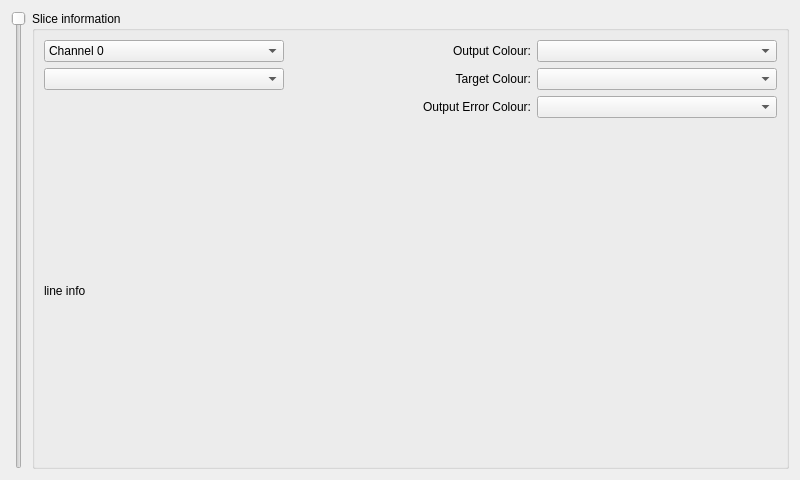
<?xml version="1.0" encoding="UTF-8"?>
<ui version="4.0">
 <class>LSHGridView</class>
 <widget class="QWidget" name="LSHGridView">
  <property name="geometry">
   <rect>
    <x>0</x>
    <y>0</y>
    <width>800</width>
    <height>480</height>
   </rect>
  </property>
  <property name="windowTitle">
   <string>LSH Grid View</string>
  </property>
  <layout class="QHBoxLayout" name="horizontalLayout">
   <item>
    <layout class="QHBoxLayout" name="view_lay"/>
   </item>
   <item>
    <widget class="QSlider" name="lineSlider">
     <property name="orientation">
      <enum>Qt::Vertical</enum>
     </property>
     <property name="invertedAppearance">
      <bool>true</bool>
     </property>
    </widget>
   </item>
   <item>
    <widget class="QGroupBox" name="info_grp">
     <property name="title">
      <string>Slice information</string>
     </property>
     <property name="flat">
      <bool>true</bool>
     </property>
     <layout class="QGridLayout" name="infoGrp_lay">
      <item row="0" column="0">
       <widget class="QComboBox" name="channel">
        <item>
         <property name="text">
          <string>Channel 0</string>
         </property>
        </item>
        <item>
         <property name="text">
          <string>Channel 1</string>
         </property>
        </item>
        <item>
         <property name="text">
          <string>Channel 2</string>
         </property>
        </item>
        <item>
         <property name="text">
          <string>Channel 3</string>
         </property>
        </item>
       </widget>
      </item>
      <item row="5" column="0" colspan="3">
       <widget class="QLabel" name="lineInfo_lbl">
        <property name="text">
         <string>line info</string>
        </property>
       </widget>
      </item>
      <item row="1" column="0">
       <widget class="QComboBox" name="curve"/>
      </item>
      <item row="0" column="1">
       <widget class="QLabel" name="outputColour_lbl">
        <property name="text">
         <string>Output Colour:</string>
        </property>
        <property name="alignment">
         <set>Qt::AlignRight|Qt::AlignTrailing|Qt::AlignVCenter</set>
        </property>
       </widget>
      </item>
      <item row="0" column="2">
       <widget class="QComboBox" name="outputColour"/>
      </item>
      <item row="1" column="1">
       <widget class="QLabel" name="targetColour_lbl">
        <property name="text">
         <string>Target Colour:</string>
        </property>
        <property name="alignment">
         <set>Qt::AlignRight|Qt::AlignTrailing|Qt::AlignVCenter</set>
        </property>
       </widget>
      </item>
      <item row="1" column="2">
       <widget class="QComboBox" name="targetColour"/>
      </item>
      <item row="2" column="1">
       <widget class="QLabel" name="targetMSEColour_lbl">
        <property name="text">
         <string>Output Error Colour:</string>
        </property>
        <property name="alignment">
         <set>Qt::AlignRight|Qt::AlignTrailing|Qt::AlignVCenter</set>
        </property>
       </widget>
      </item>
      <item row="2" column="2">
       <widget class="QComboBox" name="targetMSEColour"/>
      </item>
     </layout>
    </widget>
   </item>
  </layout>
 </widget>
 <tabstops>
  <tabstop>lineSlider</tabstop>
  <tabstop>channel</tabstop>
  <tabstop>curve</tabstop>
  <tabstop>outputColour</tabstop>
 </tabstops>
 <resources/>
 <connections/>
</ui>
